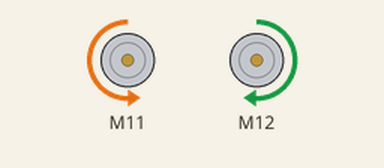
Simulated run of this sketch. Board: Arduino Uno, built with avr-gcc and run on an emulated ATmega328P. On the bench: 2 × DC motor (green arrow = forward, orange = backward, longer = faster).

Above: at 0.1 s.
At 2.0 s:
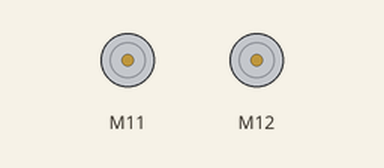
Timing chart, 0 to 3.5 s (numbered marks = the images above):
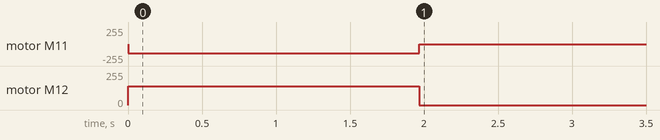

Measured:
- by itself, motor M11: stopped → backward 140/255 at 0.00 s, → stopped 2.0 s later
- by itself, motor M12: stopped → forward 140/255 at 0.00 s, → stopped 2.0 s later

The sketch:

moveDirection.ino
```cpp
/*
* Author: Marcus
* Date: 2/10/2019
* Aim: Moves motors in 5 directions
* Function moveDirection
* 0 = forward
* 1 = left
* 2 = right
* 3 = backwards
* 4 = 180
*/

#include <MeAuriga.h>

MeEncoderOnBoard Encoder_1(SLOT1);
MeEncoderOnBoard Encoder_2(SLOT2);

void isr_process_encoder1(void)
{
  if(digitalRead(Encoder_1.getPortB()) == 0)
  {
    Encoder_1.pulsePosMinus();
  }
  else
  {
    Encoder_1.pulsePosPlus();;
  }
}

void isr_process_encoder2(void)
{
  if(digitalRead(Encoder_2.getPortB()) == 0)
  {
    Encoder_2.pulsePosMinus();
  }
  else
  {
    Encoder_2.pulsePosPlus();
  }
}

void setup()
{
  attachInterrupt(Encoder_1.getIntNum(), isr_process_encoder1, RISING);
  attachInterrupt(Encoder_2.getIntNum(), isr_process_encoder2, RISING);
  Serial.begin(115200);

  //Set PWM 8KHz
  TCCR1A = _BV(WGM10);
  TCCR1B = _BV(CS11) | _BV(WGM12);

  TCCR2A = _BV(WGM21) | _BV(WGM20);
  TCCR2B = _BV(CS21);

  Encoder_1.setPulse(9);
  Encoder_2.setPulse(9);
  Encoder_1.setRatio(39.267);
  Encoder_2.setRatio(39.267);
  Encoder_1.setPosPid(1.8,0,1.2);
  Encoder_2.setPosPid(1.8,0,1.2);
  Encoder_1.setSpeedPid(0.18,0,0);
  Encoder_2.setSpeedPid(0.18,0,0);
}

void loop()
{
  moveDirection('0');
}
int moveDirection(char Direction){
    switch(Direction)
    {
      case '0': // forward
      Encoder_1.moveTo(-850);
      Encoder_2.moveTo(850);
      break;
      case '1': //left
      Encoder_1.moveTo(-520);
      Encoder_2.moveTo(-520);
      break;
      case '2': // right
      Encoder_1.moveTo(520);
      Encoder_2.moveTo(520);
      break;
      case '3': //backwards
      Encoder_1.moveTo(850);
      Encoder_2.moveTo(-850);
      break;
      case '4': // 180
      Encoder_1.moveTo(-1000);
      Encoder_2.moveTo(-1000);
      break;
    }

  Encoder_1.loop();
  Encoder_2.loop();
}
```
